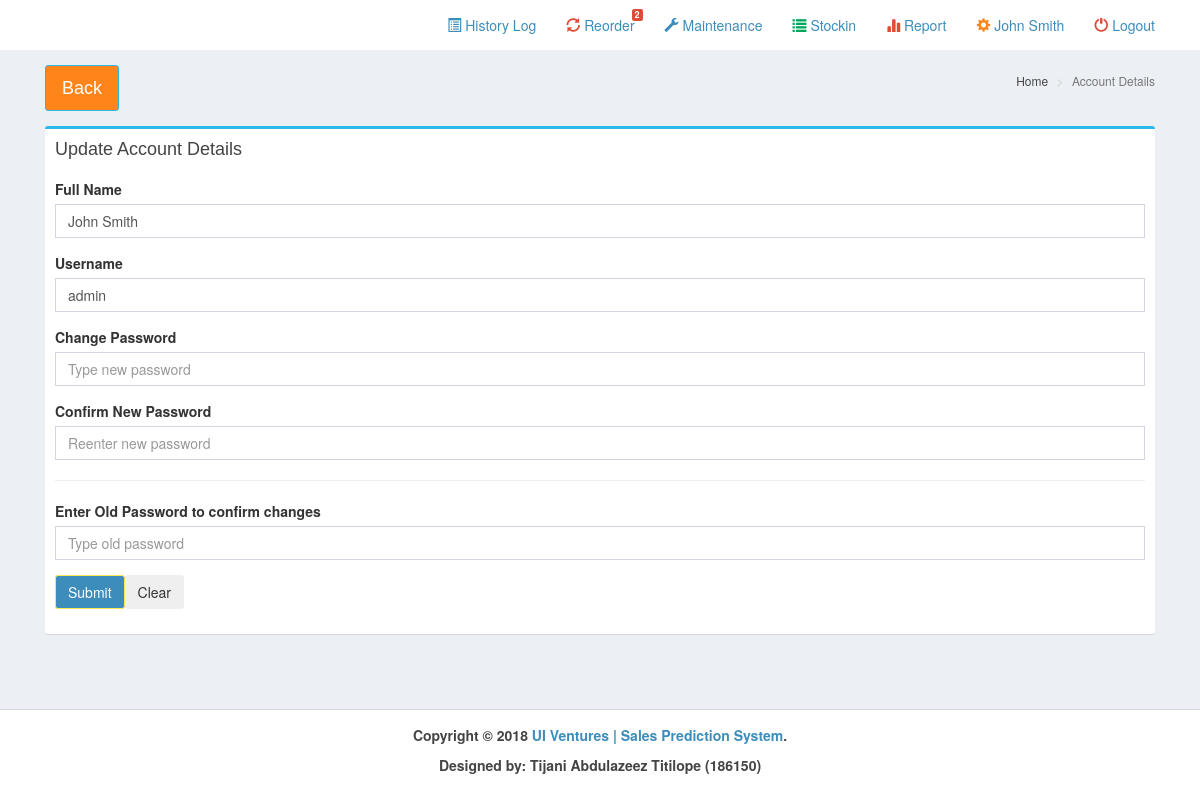
The app's page /pages/profile.php (signed in), older data.
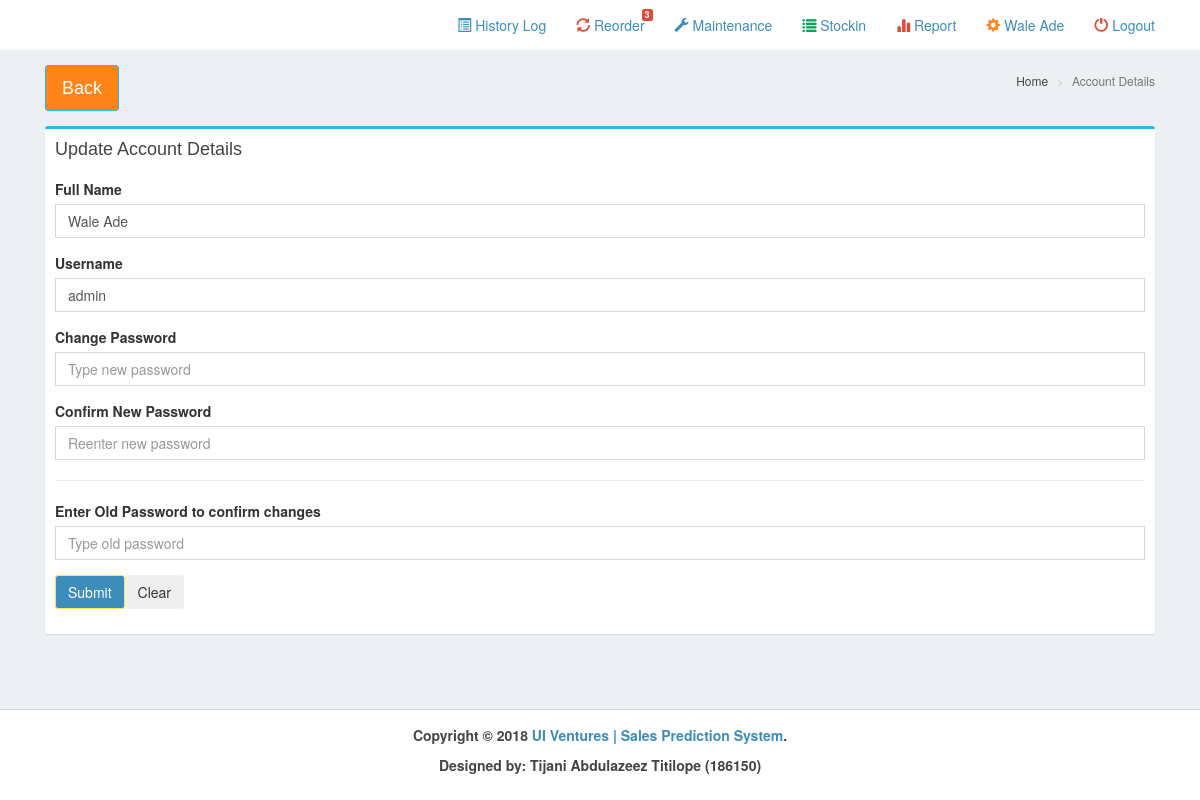
The same page, newer data.
### tables this page shows
CREATE TABLE IF NOT EXISTS `user` (
  `user_id` int(11) NOT NULL AUTO_INCREMENT,
  `username` varchar(15) NOT NULL,
  `password` varchar(50) NOT NULL,
  `name` varchar(50) NOT NULL,
  `status` varchar(10) NOT NULL,
  `branch_id` int(11) NOT NULL,
  PRIMARY KEY (`user_id`)
);

### pages/profile.php (the view, shortened to what the changed rows need)
<!DOCTYPE html>
<html>
  <head>
    <link rel="stylesheet" href="../bootstrap/css/bootstrap.min.css">
    <link rel="stylesheet" href="../plugins/datatables/dataTables.bootstrap.css">
    <link rel="stylesheet" href="../dist/css/AdminLTE.min.css">
    <link rel="stylesheet" href="../dist/css/skins/_all-skins.min.css">
 </head>
  <body class="hold-transition skin-<?php echo $_SESSION['skin'];?> layout-top-nav">
    <div class="wrapper">
      <?php include('../dist/includes/header.php');
      include('../dist/includes/dbcon.php');
      ?>
      <div class="content-wrapper">
        <div class="container">
          <section class="content-header">
            <h1>
              <a class="btn btn-lg btn-warning" href="home.php">Back</a>
            </h1>
          </section>
<?php
		    $id=$_SESSION['id'];
		      $query=mysqli_query($con,"select * from user where user_id='$id'")or die(mysqli_error());
				$row=mysqli_fetch_array($query);
		  ?>
          <section class="content">
            <div class="row">
	      <div class="col-md-12">
              <div class="box box-primary">
                <div class="box-body">
                  <form id = "formE"method="post" action="profile_update.php" onsubmit="return myFunction()">
                  <div class="form-group">
                    <div class="input-group col-md-12">
                      <input type="text" class="form-control pull-right" value="<?php echo $row['name'];?>" name="name" placeholder="Full Name" required>
                    </div>
                  </div>
				  <div class="form-group">
                    <div class="input-group col-md-12">
                      <input type="text" class="form-control pull-right" value="<?php echo $row['username'];?>" name="username" placeholder="Username" required>
                    </div>
                  </div>
				</form>
                </div>
              </div>
            </div>
          </div>
          </section>
        </div>
      </div>
    </div>
  </body>
</html>

### dist/includes/header.php (shortened to what the changed rows need)
<?php
include('../dist/includes/dbcon.php');
$branch=$_SESSION['branch'];
?>
      <header class="main-header">
        <nav class="navbar navbar-static-top">
          <div class="container">
              <div class="navbar-custom-menu">
                <ul class="nav navbar-nav">
                  <li class="dropdown notifications-menu">
                    <a href="#" class="dropdown-toggle" data-toggle="dropdown">
                      <i class="glyphicon glyphicon-refresh text-red"></i> Reorder
                      <span class="label label-danger">
                      <?php
                      $query=mysqli_query($con,"select COUNT(*) as count from product where prod_qty<=reorder and branch_id='$branch'")or die(mysqli_error());
                			$row=mysqli_fetch_array($query);
                			echo $row['count'];
                			?>
                      </span>
                    </a>
                  </li>
				  <li class="">
                    <a href="profile.php" class="dropdown-toggle">
                      <i class="glyphicon glyphicon-cog text-orange"></i>
                      <?php echo $_SESSION['name'];?>
                    </a>
                  </li>
                </ul>
              </div>
          </div>
        </nav>
      </header>

Row changes from the older to the newer data that the page shows:
changed user "admin": name "John Smith" → "Wale Ade"
Text that changed along with them:
$row['count']: "2" → "3"
$_SESSION['name']: "John Smith" → "Wale Ade"
